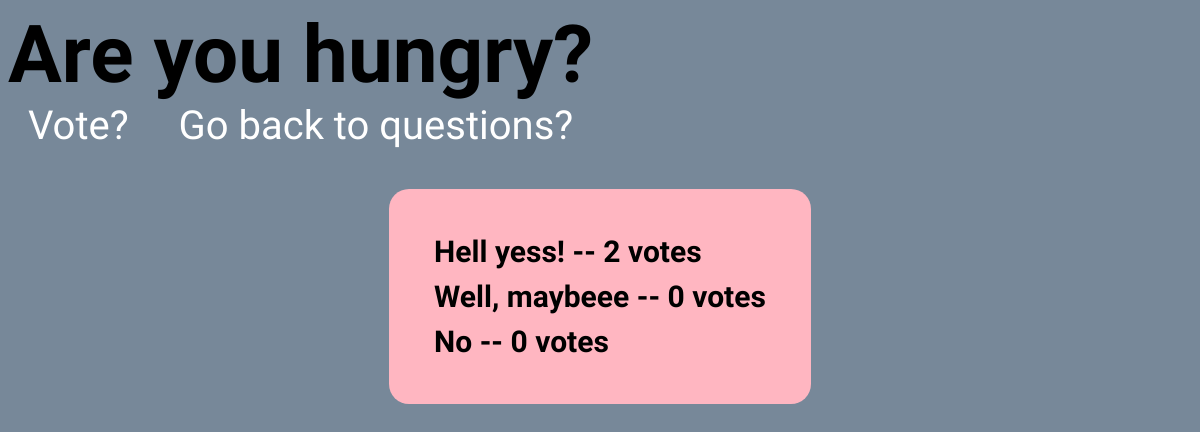
The page /4/results/ on the database as committed earlier.
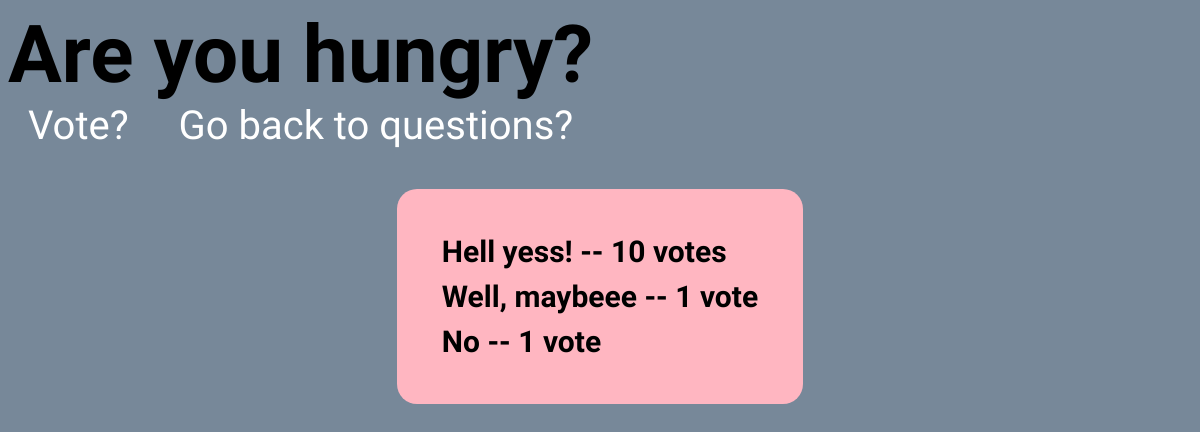
The same page on the database as committed later.
### polls/models.py (models this page shows, shortened)
class Choice(models.Model):
    question = models.ForeignKey(Question, on_delete=models.CASCADE)
    choice_text = models.CharField(max_length=200)
    votes = models.IntegerField(default=0)

### polls/views.py (the view)
# urls.py: path('<int:pk>/results/', views.ResultsView.as_view(), name='results'),
class ResultsView(generic.DetailView):
    model = Question
    template_name = 'polls/results.html'

### polls/templates/polls/results.html (shortened to what this page needs)
{% load static %}
<link rel="stylesheet" type="text/css" href="{% static 'polls/style.css' %}">
<h1>{{ question.question_text }}</h1>
<a href="{% url 'polls:detail' question.id %}">Vote?</a>
<a href="{% url 'polls:index' %}">Go back to questions?</a>
<div>
    <ul>
    {% for choice in question.choice_set.all %}
        <li class="mini">{{ choice.choice_text }} -- {{ choice.votes }} vote{{ choice.votes|pluralize }}</li>
    {% endfor %}
    </ul>
</div>

Rows that differ between the two databases and show on the page:
changed Choice "Hell yess!": votes "2" → "10"
changed Choice "Well, maybeee": votes "0" → "1"
changed Choice "No": votes "0" → "1"
